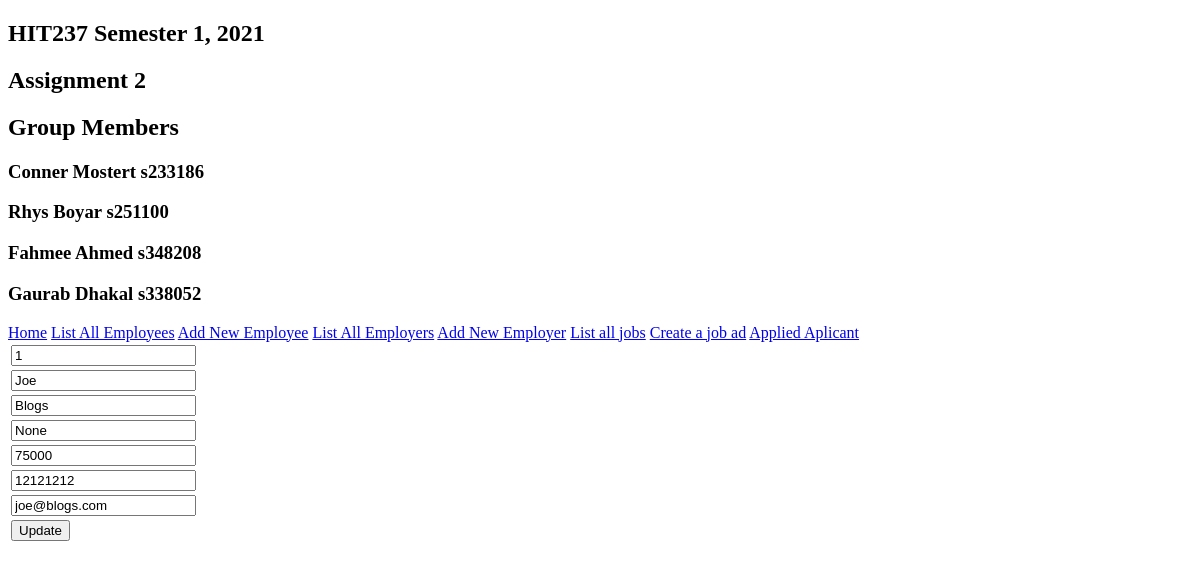
The page /employee/edit_emp_form/1 on the database its author committed.
### group_assign_app/models.py (models this page shows, shortened)
class Employee(models.Model):
	emp_id = models.AutoField( auto_created = True, primary_key=True, unique=True, help_text="Primary key for table")
	emp_fname = models.CharField(max_length=100, help_text="First Name")
	emp_lastname = models.CharField(max_length=100, help_text="Last Name")
	emp_qualification = models.CharField(max_length = 200, help_text = 'Qualification')
	emp_expectedsalary = models.CharField(max_length = 100, help_text = 'Expected Salary')
	emp_contact_no = models.CharField(max_length=10, help_text="Contact number")
	emp_email = models.CharField(max_length=100, help_text="Email Address")

### group_assign_app/views.py (the view)
# urls.py: path('employee/edit_emp_form/<int:id>', views.edit_emp_form, name = 'EditEmployee'),
def edit_emp_form(request, id):
    emp = Employee.objects.get(emp_id=id)
    return render(request, "group_assign_app/Employee/Edit_emp.html", {'Employee': emp})

### group_assign_app/templates/group_assign_app/Employee/Edit_emp.html (shortened to what this page needs)
{% extends "group_assign_app/base.html"%}
{% block Edit_Employee %}
<form method = "POST" action = "/update_emp_form/{{ Employee.emp_id }}">
  <table>
    <tr><td><input name = "emp_id" required value = "{{ Employee.emp_id}}">
    </td></tr>
    <tr><td><input name = "emp_fname" required value = "{{ Employee.emp_fname}}">
    </td></tr>
    <tr><td><input name = "emp_lastname" required value = "{{ Employee.emp_lastname}}">
    </td></tr>
    <tr><td><input name = "emp_qualification" required value = "{{ Employee.emp_qualification}}">
    </td></tr>
    <tr><td><input name = "emp_expectedsalary" required value = "{{ Employee.emp_expectedsalary}}">
    </td></tr>
    <tr><td><input name = "emp_contact_no" required value = "{{ Employee.emp_contact_no}}">
    </td></tr>
    <tr><td><input name = "emp_email" required value = "{{ Employee.emp_email}}">
    </td></tr>
    <tr>
      <td>
        <button type = "submit">Update</button>
      </td>
    </tr>
  </table>
</form>
{% endblock %}

### rows shown on the page
Employee: emp_id "1", emp_fname "Joe", emp_lastname "Blogs", emp_qualification "None", emp_expectedsalary "75000", emp_contact_no "12121212", emp_email "joe@blogs.com"
